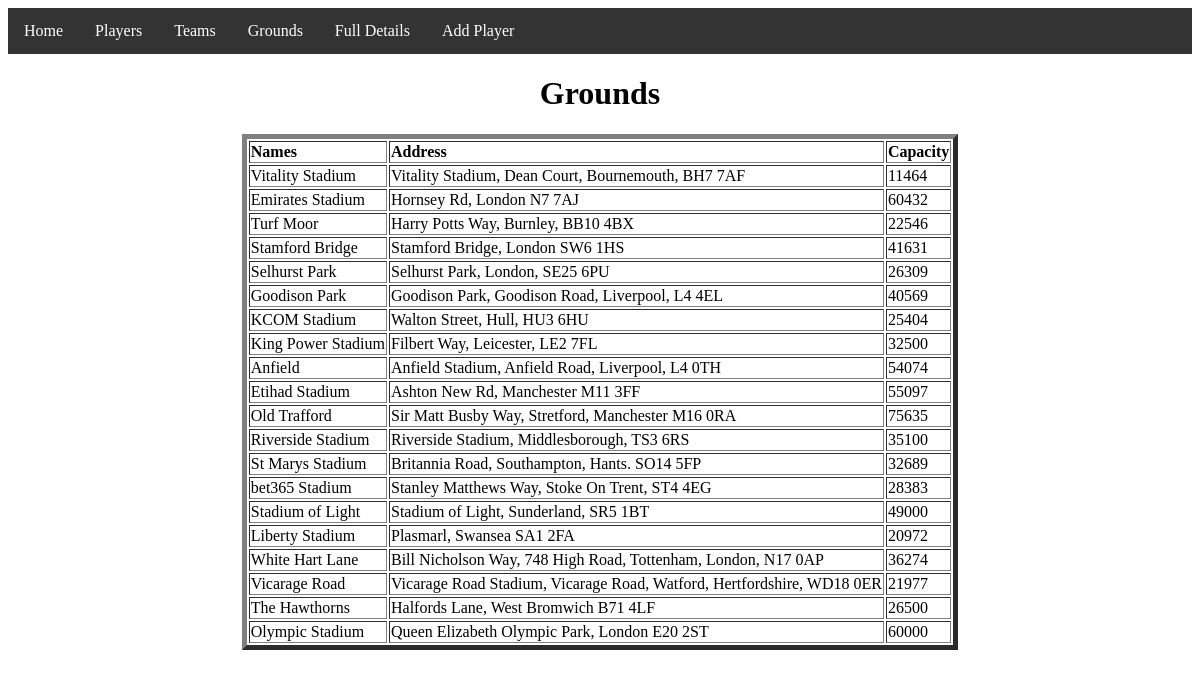
Screenshot of /?page=grounds with the database file from the repository.
### tables this page shows
CREATE TABLE ground (
  ground_id INT AUTO_INCREMENT,
  ground_name VARCHAR(75)  NOT NULL,
  ground_address VARCHAR(100) NOT NULL,
  ground_capacity INT,
  PRIMARY KEY (ground_id)
);

### views/grounds.php (the view, shortened to what this page needs)
<?php
$content = "<h1 align='center'>Grounds</h1>";
$sql = "SELECT * FROM ground";
$result = mysqli_query($connection, $sql);
if ($result === false) {
    echo mysqli_error($connection);
} else {
    $content .= "<table border='5', align='center'><thead align='left'>
                 <tr>  <th>Names</th>
                       <th>Address</th>
		       <th>Capacity</th>
                 </tr>
		 </thead>
                 <tbody>";
while ($row = mysqli_fetch_assoc($result)) {
                       $content .= "<tr> <td>".$row['ground_name']."</td>
                                                <td>".$row['ground_address']."</td>
						<td>".$row['ground_capacity']."</td>
                                    </tr>";
    }
    $content .= "</tbody></table>";
}
echo $content;
?>

### rows the page displays
ground: ground_name "Vitality Stadium", ground_address "Vitality Stadium, Dean Court, Bournemouth, BH7 7AF", ground_capacity "11464"
ground: ground_name "Emirates Stadium", ground_address "Hornsey Rd, London N7 7AJ", ground_capacity "60432"
ground: ground_name "Turf Moor", ground_address "Harry Potts Way, Burnley, BB10 4BX", ground_capacity "22546"
ground: ground_name "Stamford Bridge", ground_address "Stamford Bridge, London SW6 1HS", ground_capacity "41631"
ground: ground_name "Selhurst Park", ground_address "Selhurst Park, London, SE25 6PU", ground_capacity "26309"
ground: ground_name "Goodison Park", ground_address "Goodison Park, Goodison Road, Liverpool, L4 4EL", ground_capacity "40569"
ground: ground_name "KCOM Stadium", ground_address "Walton Street, Hull, HU3 6HU", ground_capacity "25404"
ground: ground_name "King Power Stadium", ground_address "Filbert Way, Leicester, LE2 7FL", ground_capacity "32500"
ground: ground_name "Anfield", ground_address "Anfield Stadium, Anfield Road, Liverpool, L4 0TH", ground_capacity "54074"
ground: ground_name "Etihad Stadium", ground_address "Ashton New Rd, Manchester M11 3FF", ground_capacity "55097"
ground: ground_name "Old Trafford", ground_address "Sir Matt Busby Way, Stretford, Manchester M16 0RA", ground_capacity "75635"
ground: ground_name "Riverside Stadium", ground_address "Riverside Stadium, Middlesborough, TS3 6RS", ground_capacity "35100"
ground: ground_name "St Marys Stadium", ground_address "Britannia Road, Southampton, Hants. SO14 5FP", ground_capacity "32689"
ground: ground_name "bet365 Stadium", ground_address "Stanley Matthews Way, Stoke On Trent, ST4 4EG", ground_capacity "28383"
ground: ground_name "Stadium of Light", ground_address "Stadium of Light, Sunderland, SR5 1BT", ground_capacity "49000"
ground: ground_name "Liberty Stadium", ground_address "Plasmarl, Swansea SA1 2FA", ground_capacity "20972"
ground: ground_name "White Hart Lane", ground_address "Bill Nicholson Way, 748 High Road, Tottenham, London, N17 0AP", ground_capacity "36274"
ground: ground_name "Vicarage Road", ground_address "Vicarage Road Stadium, Vicarage Road, Watford, Hertfordshire, WD18 0ER", ground_capacity "21977"
ground: ground_name "The Hawthorns", ground_address "Halfords Lane, West Bromwich B71 4LF", ground_capacity "26500"
ground: ground_name "Olympic Stadium", ground_address "Queen Elizabeth Olympic Park, London E20 2ST", ground_capacity "60000"
